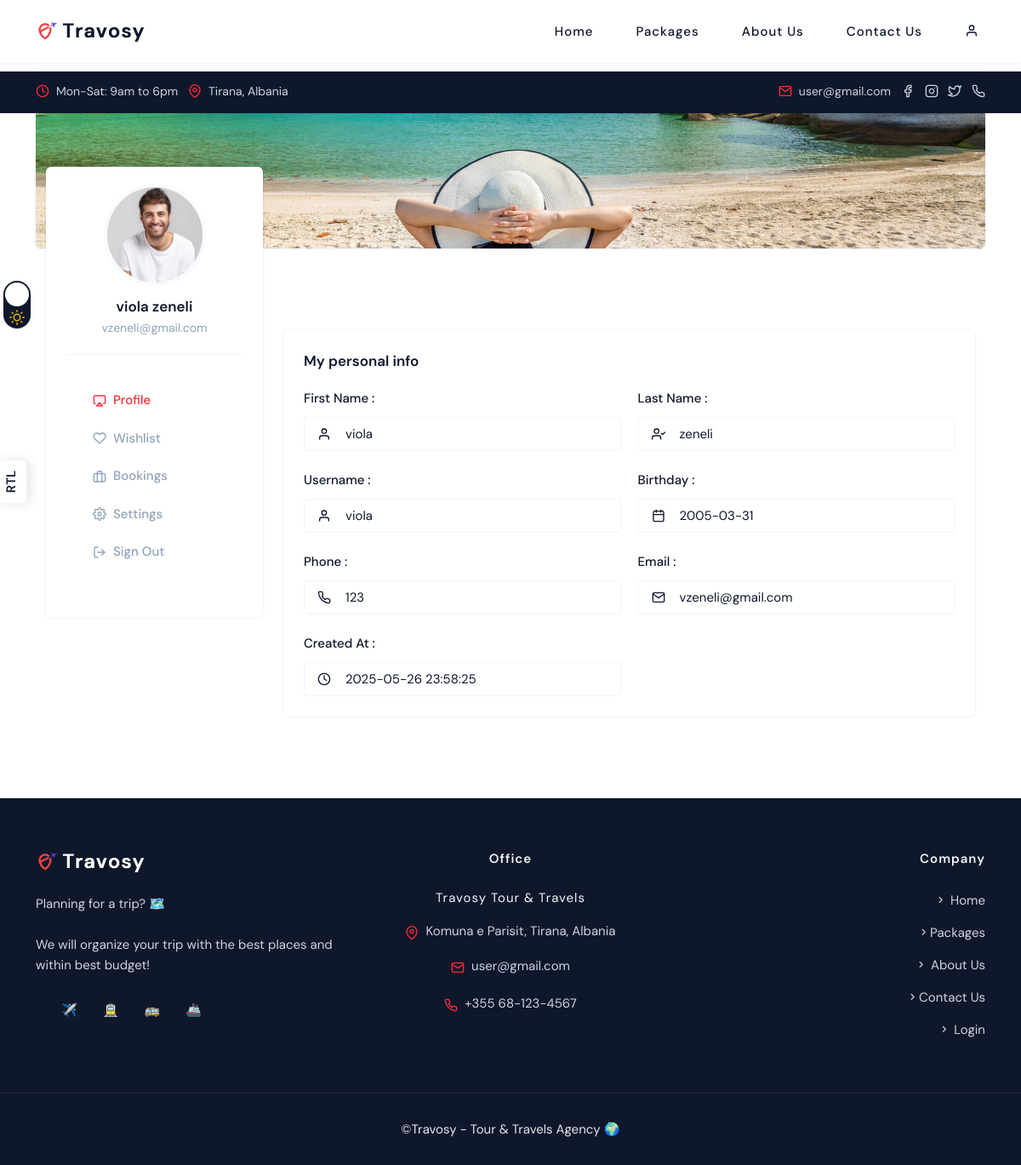
The page /user/user-profile.php (signed in) on the database its author committed.
### tables this page shows
CREATE TABLE `users` (
  `user_id` int(11) NOT NULL,
  `username` varchar(50) NOT NULL,
  `email` varchar(255) NOT NULL,
  `password_hash` varchar(255) NOT NULL,
  `first_name` varchar(100) NOT NULL,
  `last_name` varchar(100) NOT NULL,
  `birthday` date DEFAULT NULL,
  `passport_number` varchar(50) DEFAULT NULL,
  `gender` enum('male','female','other') DEFAULT NULL,
  `nationality` varchar(100) DEFAULT NULL,
  `phone` varchar(20) DEFAULT NULL,
  `role` enum('user','admin') NOT NULL DEFAULT 'user',
  `created_at` datetime NOT NULL DEFAULT current_timestamp(),
  `profile_pic` varchar(2083) DEFAULT '/images/client/default.jpg'
);

### user/user-profile.php (the view, shortened to what this page needs)
<?php
$base_dir = __DIR__ . '/../Base';
$static_url = '/Travosy/assets';
include '../db.php';
$user_id = $_SESSION['user_id'];
$sql = "SELECT first_name, last_name, username, birthday, phone, created_at, email FROM users WHERE user_id = ?";
$stmt = $conn->prepare($sql);
$stmt->bind_param("i", $user_id);
$stmt->execute();
$result = $stmt->get_result();
$user = $result->fetch_assoc();
?>
<section class="relative lg:pb-24 pb-16 md:mt-[84px] mt-[70px]">
    <div class="container md:!px-3 !px-0 relative">
        <div class="relative overflow-hidden md:rounded-md shadow-sm dark:shadow-gray-800 h-52 bg-center bg-no-repeat bg-cover" style="background-image: url('<?php echo $static_url . '/images/bg/cta.jpg'; ?>');"></div>
    </div>
    <div class="container relative md:mt-24 mt-16">
        <div class="md:flex">
            <div class="lg:w-1/4 md:w-1/3 md:px-3">
                <div class="sidebar">
                    <?php include 'user-sidebar.php'; ?>
                </div>
            </div>
            <div class="lg:w-3/4 md:w-2/3 md:px-3 mt-6 md:mt-0">
                <div class="p-6 rounded-md shadow-sm dark:shadow-gray-800 bg-white dark:bg-slate-900">
                    <h5 class="text-lg font-semibold mb-4">My personal info</h5>
                    <div class="grid lg:grid-cols-2 grid-cols-1 gap-5">
                        <div>
                            <label class="form-label font-medium">First Name :</label>
                            <div class="form-icon relative mt-2">
                                <i data-feather="user" class="w-4 h-4 absolute top-3 start-4"></i>
                                <input type="text" value="<?= htmlspecialchars($user['first_name']) ?>" readonly class="ps-12 w-full py-2 px-3 h-10 bg-gray-100 dark:bg-gray-700 dark:text-slate-200 rounded outline-none border border-gray-100 dark:border-gray-800">
                            </div>
                        </div>
                        <div>
                            <label class="form-label font-medium">Last Name :</label>
                            <div class="form-icon relative mt-2">
                                <i data-feather="user-check" class="w-4 h-4 absolute top-3 start-4"></i>
                                <input type="text" value="<?= htmlspecialchars($user['last_name']) ?>" readonly class="ps-12 w-full py-2 px-3 h-10 bg-gray-100 dark:bg-gray-700 dark:text-slate-200 rounded outline-none border border-gray-100 dark:border-gray-800">
                            </div>
                        </div>
                        <div>
                            <label class="form-label font-medium">Username :</label>
                            <div class="form-icon relative mt-2">
                                <i data-feather="user" class="w-4 h-4 absolute top-3 start-4"></i>
                                <input type="text" value="<?= htmlspecialchars($user['username']) ?>" readonly class="ps-12 w-full py-2 px-3 h-10 bg-gray-100 dark:bg-gray-700 dark:text-slate-200 rounded outline-none border border-gray-100 dark:border-gray-800">
                            </div>
                        </div>
                        <div>
                            <label class="form-label font-medium">Birthday :</label>
                            <div class="form-icon relative mt-2">
                                <i data-feather="calendar" class="w-4 h-4 absolute top-3 start-4"></i>
                                <input type="text" value="<?= htmlspecialchars($user['birthday']) ?>" readonly class="ps-12 w-full py-2 px-3 h-10 bg-gray-100 dark:bg-gray-700 dark:text-slate-200 rounded outline-none border border-gray-100 dark:border-gray-800">
                            </div>
                        </div>
                        <div>
                            <label class="form-label font-medium">Phone :</label>
                            <div class="form-icon relative mt-2">
                                <i data-feather="phone" class="w-4 h-4 absolute top-3 start-4"></i>
                                <input type="text" value="<?= htmlspecialchars($user['phone']) ?>" readonly class="ps-12 w-full py-2 px-3 h-10 bg-gray-100 dark:bg-gray-700 dark:text-slate-200 rounded outline-none border border-gray-100 dark:border-gray-800">
                            </div>
                        </div>
                        <div>
                            <label class="form-label font-medium">Email :</label>
                            <div class="form-icon relative mt-2">
                                <i data-feather="mail" class="w-4 h-4 absolute top-3 start-4"></i>
                                <input type="text" value="<?= htmlspecialchars($user['email']) ?>" readonly class="ps-12 w-full py-2 px-3 h-10 bg-gray-100 dark:bg-gray-700 dark:text-slate-200 rounded outline-none border border-gray-100 dark:border-gray-800">
                            </div>
                        </div>
                        <div>
                            <label class="form-label font-medium">Created At :</label>
                            <div class="form-icon relative mt-2">
                                <i data-feather="clock" class="w-4 h-4 absolute top-3 start-4"></i>
                                <input type="text" value="<?= htmlspecialchars($user['created_at']) ?>" readonly class="ps-12 w-full py-2 px-3 h-10 bg-gray-100 dark:bg-gray-700 dark:text-slate-200 rounded outline-none border border-gray-100 dark:border-gray-800">
                            </div>
                        </div>
                    </div>
                </div>
            </div>
        </div>
    </div>
</section>
<?php
include "$base_dir/style/base-user.php";
?>

### user/user-sidebar.php (shortened to what this page needs)
<div class="relative md:-mt-48 -mt-32">
    <div class="p-6 rounded-md shadow-sm dark:shadow-gray-800 bg-white dark:bg-slate-900">
        <div class="profile-pic text-center mb-5">
            <div>
                <div class="relative h-28 w-28 mx-auto">
                    <img src="<?php echo $static_url; ?>/images/client/16.jpg" class="rounded-full shadow-sm dark:shadow-gray-800 ring-4 ring-slate-50 dark:ring-slate-800" id="profile-image" alt="">
                    <label class="absolute inset-0 cursor-pointer" for="pro-img"></label>
                </div>
                <div class="mt-4">
                    <h5 class="font-semibold text-lg text-black dark:text-white">
                        <?= htmlspecialchars($user['first_name'] . ' ' . $user['last_name']) ?>
                    </h5>
                    <p class="text-sm text-slate-400"><?= htmlspecialchars($user['email']) ?></p>
                </div>
            </div>
        </div>
        <div class="border-t border-gray-100 dark:border-gray-700 p-4">
            <ul class="list-none sidebar-nav mb-0 pb-0" id="navmenu-nav">
                <li class="navbar-item account-menu">
                    <a href="user-profile.php" class="navbar-link text-slate-400 flex items-center py-2 rounded">
                        <span class="me-2 mb-0"><i data-feather="airplay" class="size-4"></i></span>
                        <h6 class="mb-0 font-medium">Profile</h6>
                    </a>
                </li>
                <li class="navbar-item account-menu">
                    <a href="user-packages.php" class="navbar-link text-slate-400 flex items-center py-2 rounded">
                        <span class="me-2 mb-0"><i data-feather="heart" class="size-4"></i></span>
                        <h6 class="mb-0 font-medium">Wishlist</h6>
                    </a>
                </li>
                <li class="navbar-item account-menu">
                    <a href="user-bookings.php" class="navbar-link text-slate-400 flex items-center py-2 rounded">
                        <span class="me-2 mb-0"><i data-feather="briefcase" class="size-4"></i></span>
                        <h6 class="mb-0 font-medium">Bookings</h6>
                    </a>
                </li>
                <li class="navbar-item account-menu">
                    <a href="user-setting.php" class="navbar-link text-slate-400 flex items-center py-2 rounded">
                        <span class="me-2 mb-0"><i data-feather="settings" class="size-4"></i></span>
                        <h6 class="mb-0 font-medium">Settings</h6>
                    </a>
                </li>
                <li class="navbar-item account-menu">
                    <a href="#" onclick="showLogoutDialog()" class="navbar-link text-slate-400 flex items-center py-2 rounded" style="cursor: pointer;">
                        <span class="me-2 mb-0"><i data-feather="log-out" class="size-4"></i></span>
                        <h6 class="mb-0 font-medium">Sign Out</h6>
                    </a>
                </li>
            </ul>
        </div>
    </div>
</div>

### rows shown on the page
users: first_name+last_name "viola zeneli", email "vzeneli@gmail.com", first_name "viola", last_name "zeneli", username "viola", birthday "2005-03-31", phone "123", created_at "2025-05-26 23:58:25"
